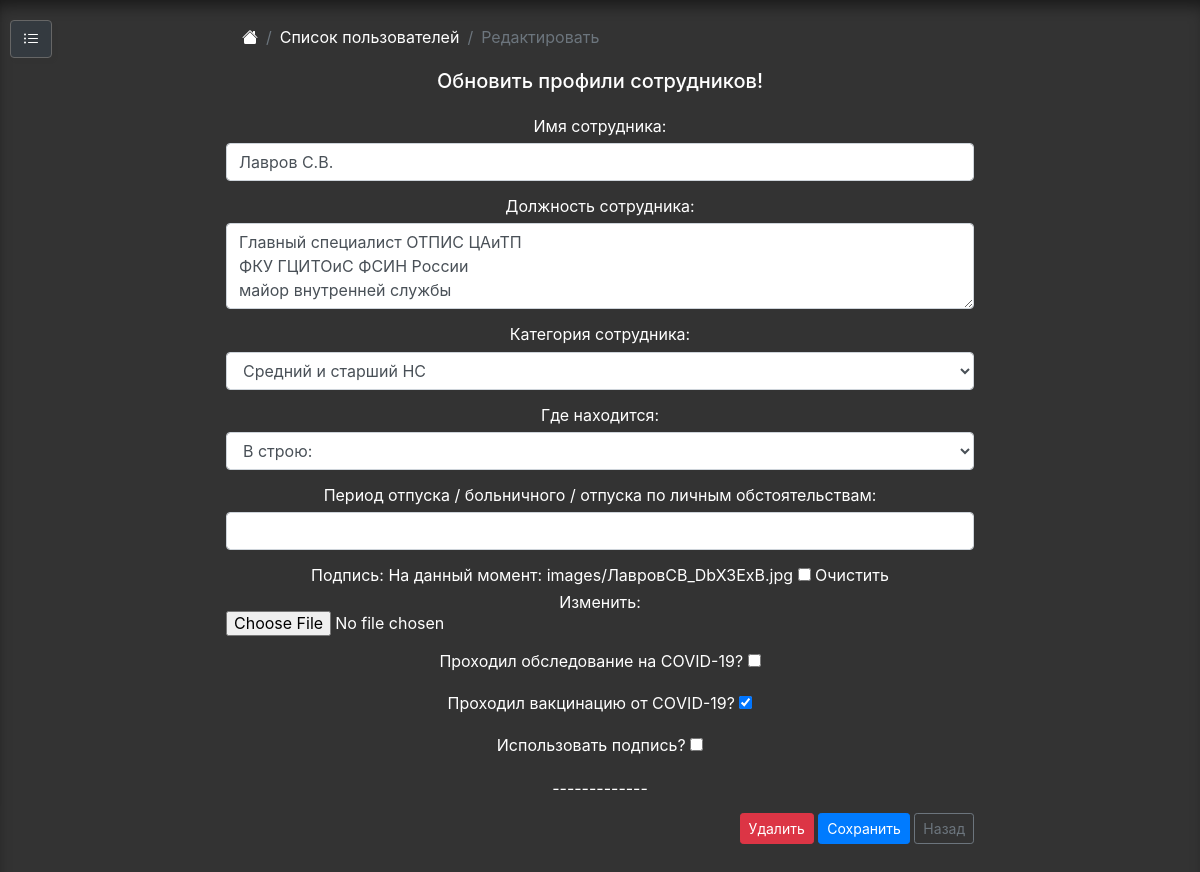
Page /list_users/3/edit/ on the committed database.
### table_in/models.py (models this page shows, shortened)
class TableUsers(models.Model):
    name = models.CharField("Имя сотрудника", max_length=100)
    user_category = models.ForeignKey(
        UsersShtat, verbose_name="Категория сотрудника", on_delete=models.CASCADE, null=True)
    doljnost = models.TextField(
        "Должность сотрудника", blank=True)
    user_corona = models.BooleanField(
        "Проходил обследование на COVID-19?", default=False)
    user_vakcina_corona = models.BooleanField(
        "Проходил вакцинацию от СОVID-19?", default=False)
    user_status = models.ForeignKey(
        TableStat, verbose_name="Где находится", on_delete=models.CASCADE, null=True)
    user_date_range = models.CharField("Период отпуска / больничного / отпуска по личным обстоятельствам", max_length=19, blank=True, null=True)
    image = models.ImageField(
        verbose_name="Подпись", upload_to='images', blank=True)
    users_sign = models.BooleanField(
        verbose_name="Использовать подпись?", default=False)
    class Meta:
        ordering = ("name", )
        verbose_name = "Имя"
        verbose_name_plural = "Имена"

class UsersShtat(models.Model):
    name = models.CharField("наименование по штату", max_length=2, choices=SHIRT_SIZES)
    count_shtat = models.IntegerField("Всего по штату")
    def __str__(self):
        return f"{self.get_name_display()}"
    class Meta:
        verbose_name = "Кол-во по штату"
        verbose_name_plural = "Кол-во по штату сотрудников"

class TableStat(models.Model):
    name = models.CharField("Категория", max_length=150)
    parent = models.ForeignKey(
        'self', blank=True, null=True, on_delete=models.CASCADE, related_name='children')
    icon = models.CharField(
        "Иконка fontawesome", blank=True, null=True, max_length=50)
    number = models.PositiveIntegerField(
        "Последовательность", default=1, unique=True, help_text="Указать номер категории по порядку")
    user_view = models.BooleanField("Показывать имена пользователей", default=True)
    check_top_category = models.CharField(
        "Как учитывать категорию?", max_length=1, blank=True, null=True, choices=TOP_CATEGORY)
    def __str__(self):
        return self.name
    class Meta:
        ordering = ('number', )
        verbose_name = "Категория"
        verbose_name_plural = "Категории"

### table_in/views.py (the view)
class UsersUpdate(ObjectUpdateMixin, View):
    model = TableUsers
    model_form = AddUsers
    template = 'table_in/update_users.html'
    raise_exception = True
    fields_form = 'профиля'
    redirect_url = 'list_users_url'

### table_in/forms.py (shortened to what this page needs)
class AddUsers(forms.ModelForm):
    class Meta:
        model = TableUsers
        fields = ('name',
                  'doljnost',
                  'user_category',
                  'user_status',
                  'user_date_range',
                  'image', 'user_corona',
                  'user_vakcina_corona',
                  'users_sign')
        widgets = {
            'name': forms.TextInput(attrs={'class': 'form-control'}),
            'doljnost': forms.Textarea(attrs={'class': 'form-control', 'rows': '3'}),
            'user_category': forms.Select(attrs={'class': 'form-control'}),
            'user_status': forms.Select(attrs={'class': 'form-control'}),
            'user_date_range': forms.DateInput(format='%d.%m.%Y - %d.%m.%Y', attrs={'class': 'form-control'}),
            'image': forms.ClearableFileInput(attrs={'class': 'form-control-file'}),
            'user_corona': forms.CheckboxInput(),
            'user_vakcina_corona': forms.CheckboxInput(),
            'users_sign': forms.CheckboxInput()
        }

### table_in/utils.py (called while the page is built)
    def get(self, request, pk):
        obj = self.model.objects.get(pk__iexact=pk)
        bound_form = self.model_form(instance=obj)
        return render(request, self.template, context={'form': bound_form, self.model.__name__.lower(): obj})

### table_in/templates/table_in/update_users.html (shortened to what this page needs)
{% extends 'table_in/base.html' %}
{% block breadcrumb %}
<li class="breadcrumb-item"><a href="{% url 'home_page' %}">
    </a></li>
<li class="breadcrumb-item"><a href="{% url 'list_users_url' %}">Список пользователей</a></li>
<li class="breadcrumb-item active" aria-current="page">Редактировать</li>
{% endblock breadcrumb %}
{% block content %}
<h5 class="cover-heading pb-3 pt-2">Обновить профили сотрудников!</h5>
    <form action="{{ list_users_edit_url }}" method="post" enctype="multipart/form-data">
        {{form.as_p}}
        <p>-------------</p>
        <div style="text-align: right;">
            <a href="{% url 'users_delete_url' pk=tableusers.pk %}" class="btn btn-danger btn-sm" role="button">Удалить</a>
            <button type="submit" class="btn btn-outline-primary btn-sm active">Сохранить</button>
            <a href="{% url 'list_users_url' %}" class="btn btn-outline-secondary btn-sm" role="button"
                aria-pressed="true">Назад</a>
        </div>
    </form>
{% endblock content %}
{% block footer_scripts %}
<link rel="stylesheet" type="text/css" href="https://cdn.jsdelivr.net/npm/daterangepicker/daterangepicker.css" />
{% endblock footer_scripts %}

### table_in/static/css/cover.css (style rules this page uses)
a, a:focus, a:hover { color: #fff; }
html, body { height: 100%; background-color: #333; }
body { display: -ms-flexbox; color: #fff; line-height: 1.15; box-shadow: inset 1px 12px 15px -6px rgba(0, 0, 0, .5); }
svg { margin-bottom: 3.75px; }

### rows in the picture
TableUsers: name "Лавров С.В.", doljnost "Главный специалист ОТПИС ЦАиТП ФКУ ГЦИТОиС ФСИН России майор внутренней службы", user_category "Средний и старший НС", user_status "В строю:", user_vakcina_corona "☑"
